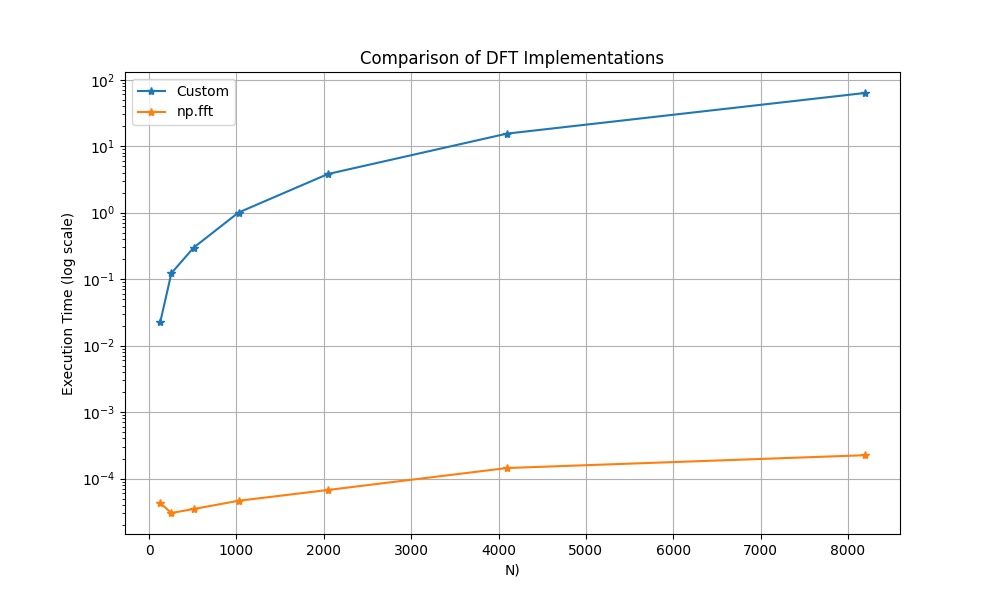

Reproduce this figure in Python.
import numpy as np
import matplotlib.pyplot as plt
import time

def ex1():

    N = [128, 256, 512, 1024, 2048, 4096, 8192]
    custom = []
    np_fft = []


    for val in N:
        t = np.linspace(0, 2, val)
        x = np.sin(2 * np.pi * t)
        start = time.time()
        F = np.array([[np.exp(2 * np.pi * 1j * m * n / val) for n in range(val)] for m in range(val)], dtype=complex)
        X = np.dot(F, x)
        end = time.time()
        custom.append(end - start)
        
        start = time.time()
        X = np.fft.fft(x)
        end = time.time()
        print(end - start)
        np_fft.append(end - start)


    plt.figure(figsize=(10, 6))
    plt.plot(N, custom, label='Custom', marker='*')
    plt.plot(N, np_fft, label='np.fft', marker='*')
    plt.yscale('log')
    #plt.xscale('log')
    plt.xlabel('N)')
    plt.ylabel('Execution Time (log scale)')
    plt.legend()
    plt.title('Comparison of DFT Implementations')
    plt.grid(True)
    plt.show()
